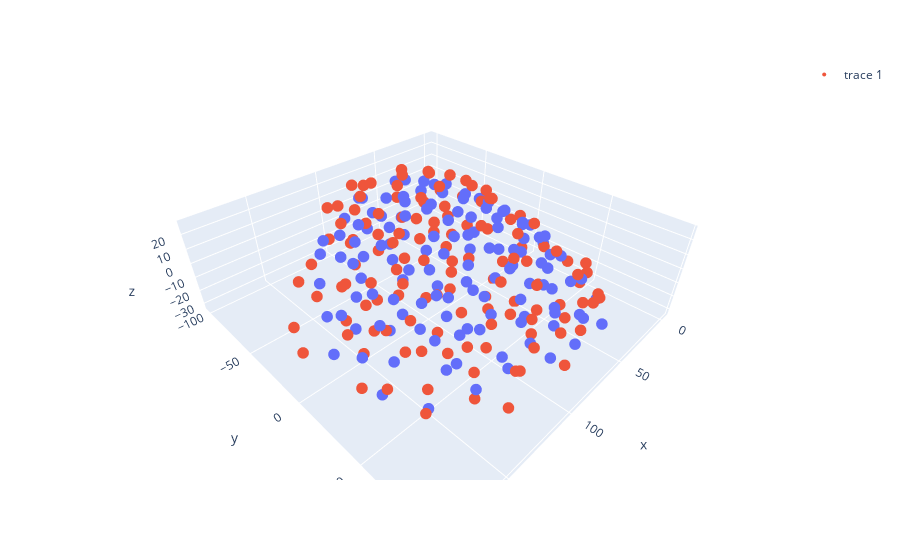

Notebook code cell kept with this figure:
### Code cell
import time
# now, non-rigid transformation using down-sampled points for computational ease

start = time.time()
tf_param = bcpd.registration_bcpd(ref_key_points_oriented, target_key_points)#, tol=1e-10, maxiter=500)
print(time.time()-start)
ref_key_points_out = ref_key_points_oriented.copy()
ref_key_points_out = tf_param.transform(ref_key_points_out)

fig = px.scatter_3d(x=ref_key_points_out[:, 0], y=ref_key_points_out[:, 1], z=ref_key_points_out[:, 2])
fig.add_trace(go.Scatter3d(x=target_key_points[:, 0], y=target_key_points[:, 1], z=target_key_points[:, 2], mode="markers"))
fig.update_traces(marker_size = 4)
fig.show()
